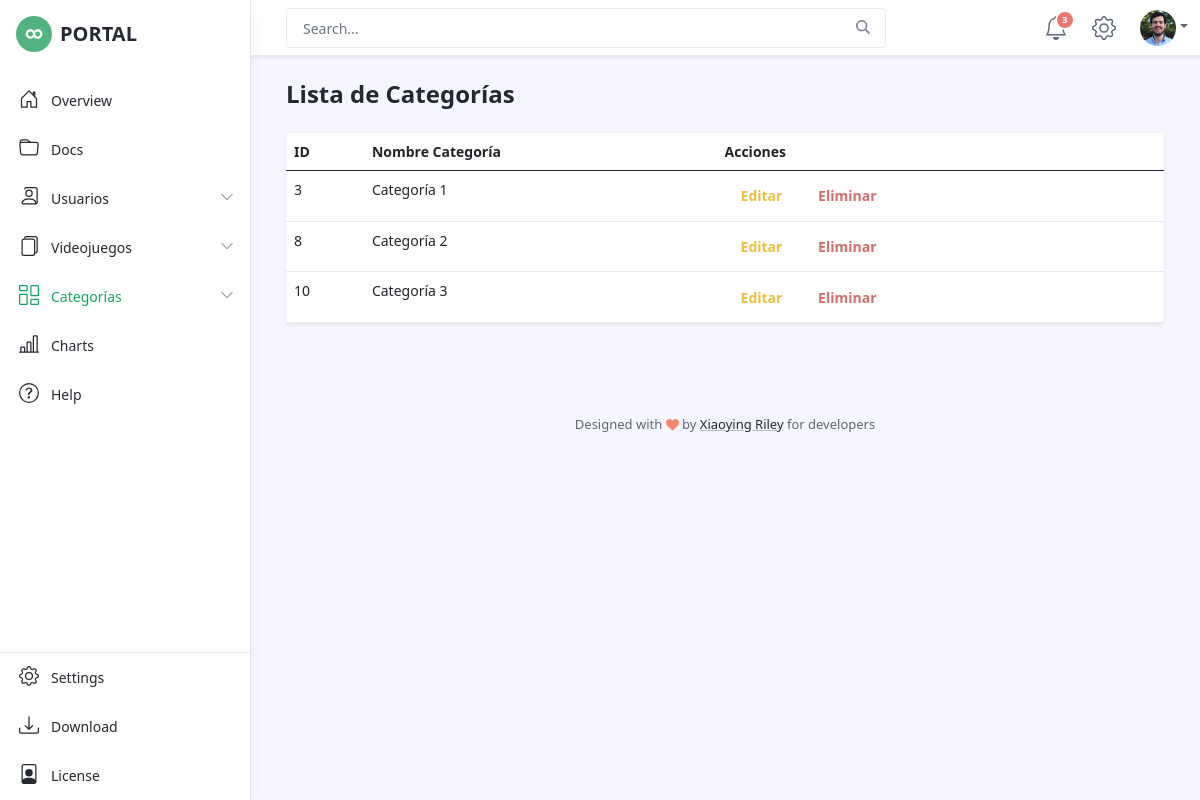
Before: /categorias/lista/ with the older database file.
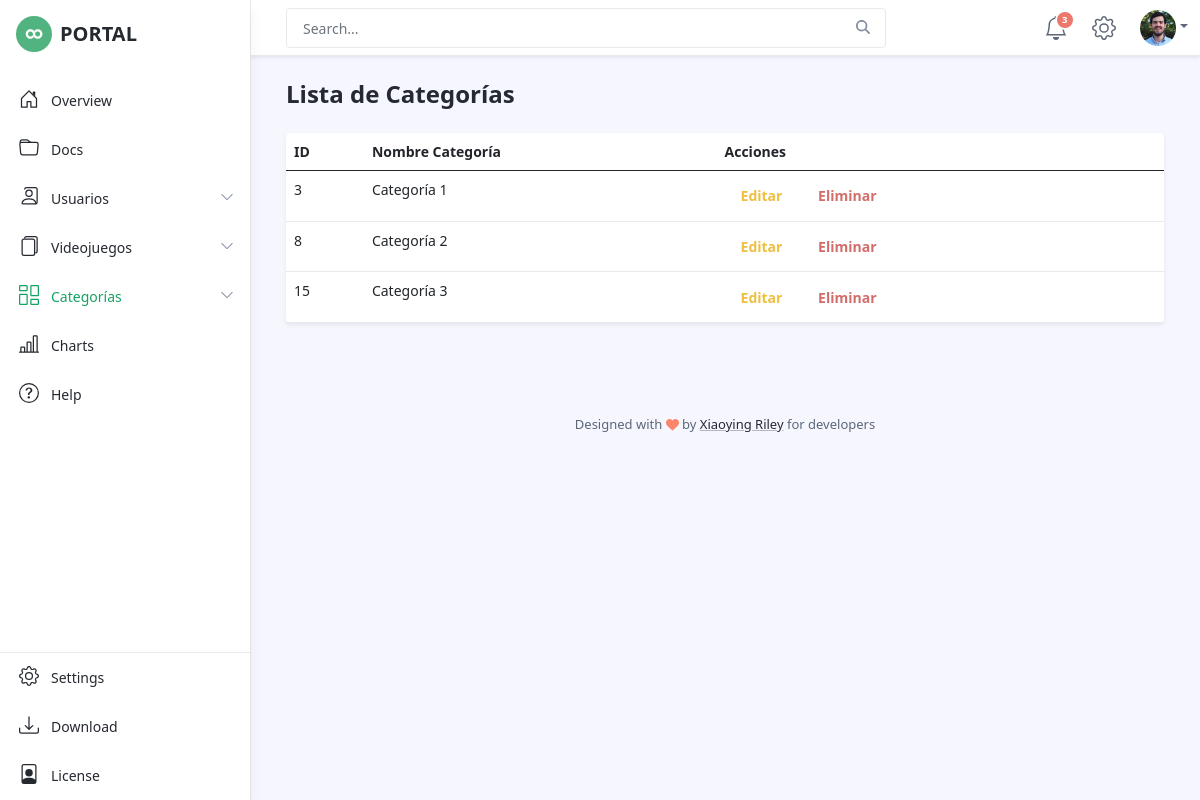
After: the same page with the newer database file.
### videojuego/models.py (models this page shows, shortened)
class Categoria(models.Model):
    nombre = models.CharField(max_length=50)

### videojuego/views.py (the view)
def lista_categoria(request):
    categorias = Categoria.objects.all()
    return render(request,'lista_categorias.html',{'categorias' : categorias,
                                                    'cat_lista' : True})

### videojuego/templates/lista_categorias.html (shortened to what this page needs)
{% extends 'dashboard.html' %}
{% load static %}
{% block contenido %}
<h1 class="app-page-title">Lista de Categorías</h1>
<div class="app-card app-card-orders-table shadow-sm mb-5">
    <table class="table table-hover">
        <thead>
            <th>ID</th>
            <th>Nombre Categoría</th>
            <th>Acciones</th>
        </thead>
        <tbody>
            {% for categoria in categorias %}
                <tr>
                    <td>{{categoria.id}}</td>
                    <td>{{categoria.nombre}}</td>
                    <td><a href="{% url 'categoria:editar' categoria.id %}" class="btn btn-outline-warning">Editar</a>
                    <button onclick="muestraModal('{% url 'categoria:eliminar' categoria.id %}','la {{categoria.nombre}}')" type="button" class="btn btn-outline-danger" data-toggle="modal" data-target="#eliminarModal">Eliminar</button>
                </tr>
            {% endfor %}
        </tbody>
    </table>
</div>
{% endblock contenido %}

Changed rows visible on the page:
removed Categoria: id "10", nombre "Categoría 3"
added Categoria: id "15", nombre "Categoría 3"
